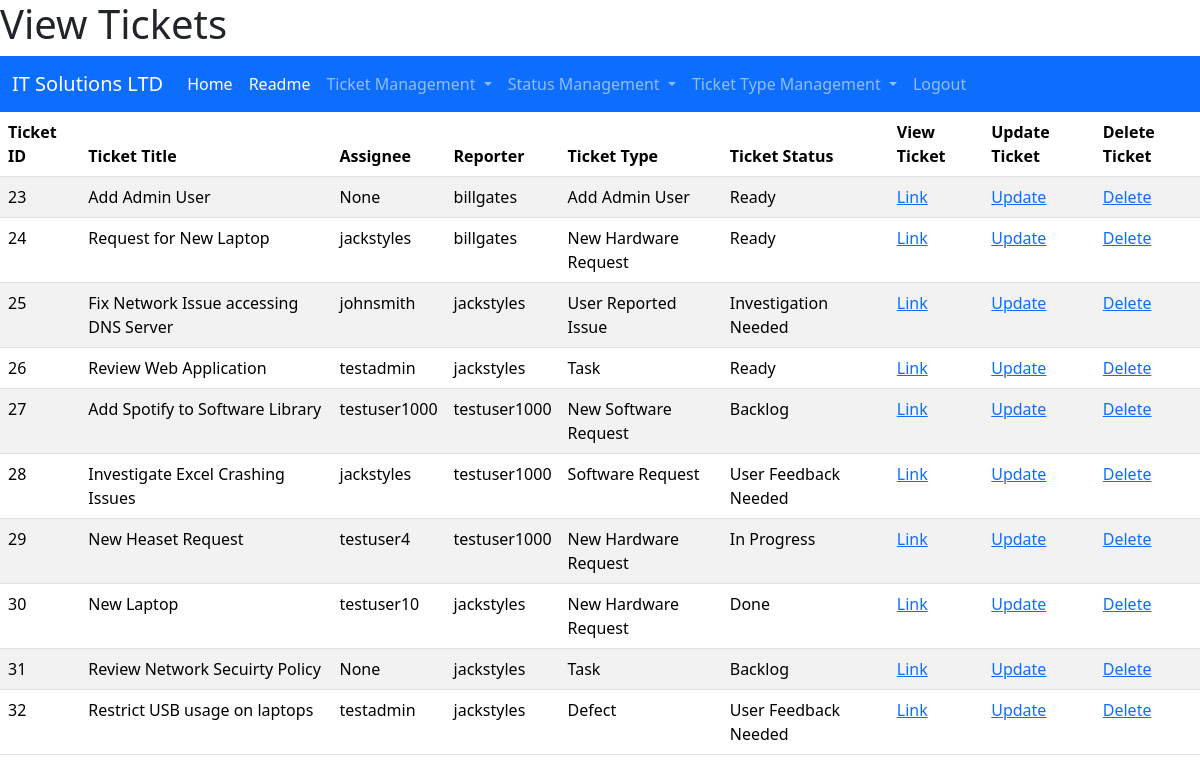
The page /view_tickets/ (signed in) on the database its author committed.
### myapp/models.py (models this page shows)
class Ticket(models.Model):
    ticket_id = models.AutoField(primary_key=True, null=False)
    ticket_title = models.CharField(max_length=100, null=False)
    ticket_info = models.CharField(max_length=2000, blank=True, null=True)
    assignee = models.ForeignKey(User, blank=True, on_delete=models.CASCADE, null=True)
    status = models.ForeignKey(Status, on_delete=models.CASCADE, null=True)
    type = models.ForeignKey(TicketType, on_delete=models.CASCADE, null=True)
    date_reported = models.DateField(null=False)
    date_due = models.DateField(blank=True, null=True)
    reporter_id = models.PositiveIntegerField(null=False, default=0)

class TicketType(models.Model):
    type_name = models.CharField(max_length=20, null=False, primary_key=True)
    type_description = models.CharField(max_length=100, blank=True, null=True)
    reporter_id = models.PositiveIntegerField(null=False, default=0)
    def __str__(self):
        return self.type_name

class Status(models.Model):
    status_name = models.CharField(max_length=20, primary_key=True, null=False)
    status_description = models.CharField(max_length=100, blank=True, null=True)
    reporter_id = models.PositiveIntegerField(null=False, default=0)
    def __str__(self) -> str:
        return self.status_name

### myapp/views.py (the view)
# urls.py: path("view_tickets/", views.ViewTickets, name="View Tickets"),
@login_required(login_url="/login")
def ViewTickets(request):
    items = []
    for ticket in Ticket.objects.all():
        try:
            reporter = User.objects.get(id=ticket.reporter_id).username
        except:
            reporter = "None"
        can_update = can_user_update_ticket(request, ticket)
        items.append({"ticket": ticket, "reporter": reporter, "can_update": can_update})
    return render(request, "myapp/display_tickets.html", {"items": items})

### myapp/views.py (called while the page is built)
def can_user_update_ticket(request, ticket: Ticket) -> bool:
    try:
        return (
            request.user.id == ticket.reporter_id
            or request.user.is_superuser
            or request.user.id == ticket.assignee.id
        )
    except:
        return False

### myapp/templates/myapp/display_tickets.html (shortened to what this page needs)
{% extends "myapp/base.html" %}
{% block title %}
<h1>View Tickets</h1>
{% endblock %}
{% block content %}
    <table class="table table-striped">
        <thead>
            <tr>
                <th>Ticket ID</th>
                <th>Ticket Title</th>
                <th>Assignee</th>
                <th>Reporter</th>
                <th>Ticket Type</th>
                <th>Ticket Status</th>
                <th>View Ticket</th>
                <th>Update Ticket</th>
                {% if user.is_superuser %}
                <th> Delete Ticket</th>
                {% endif %}
            </tr>
        </thead>
        <tbody>
            {% for item in items %}
                <tr scope="row">
                    <td> {{item.ticket.ticket_id}} </td>
                    <td> {{item.ticket.ticket_title}} </td>
                    <td> {{item.ticket.assignee}} </td>
                    <td> {{item.reporter}} </td>
                    <td> {{item.ticket.type}} </td>
                    <td> {{item.ticket.status}} </td>
                    <td> <a href="/view_ticket/{{item.ticket.ticket_id}}"> Link </a> </td>
                    {% if item.can_update %}
                    <td> <a href="/update_ticket/{{item.ticket.ticket_id}}"> Update </a> </td>
                    {% else %}
                    <td>Cannot Update</td>
                    {% endif %}
                    {% if user.is_superuser %}
                    <td> <a href="/delete_ticket/{{item.ticket.ticket_id}}"> Delete </a> </td>
                    {% endif %}
                </tr>
            {% endfor %}
        </tbody>
    </table>
{% endblock %}

### rows shown on the page
Ticket: ticket.ticket_id "23", ticket.ticket_title "Add Admin User", ticket.assignee "None", reporter "billgates", ticket.type "Add Admin User", ticket.status "Ready"
Ticket: ticket.ticket_id "24", ticket.ticket_title "Request for New Laptop", ticket.assignee "jackstyles", reporter "billgates", ticket.type "New Hardware Request", ticket.status "Ready"
Ticket: ticket.ticket_id "25", ticket.ticket_title "Fix Network Issue accessing DNS Server", ticket.assignee "johnsmith", reporter "jackstyles", ticket.type "User Reported Issue", ticket.status "Investigation Needed"
Ticket: ticket.ticket_id "26", ticket.ticket_title "Review Web Application", ticket.assignee "testadmin", reporter "jackstyles", ticket.type "Task", ticket.status "Ready"
Ticket: ticket.ticket_id "27", ticket.ticket_title "Add Spotify to Software Library", ticket.assignee "testuser1000", reporter "testuser1000", ticket.type "New Software Request", ticket.status "Backlog"
Ticket: ticket.ticket_id "28", ticket.ticket_title "Investigate Excel Crashing Issues", ticket.assignee "jackstyles", reporter "testuser1000", ticket.type "Software Request", ticket.status "User Feedback Needed"
Ticket: ticket.ticket_id "29", ticket.ticket_title "New Heaset Request", ticket.assignee "testuser4", reporter "testuser1000", ticket.type "New Hardware Request", ticket.status "In Progress"
Ticket: ticket.ticket_id "30", ticket.ticket_title "New Laptop", ticket.assignee "testuser10", reporter "jackstyles", ticket.type "New Hardware Request", ticket.status "Done"
Ticket: ticket.ticket_id "31", ticket.ticket_title "Review Network Secuirty Policy", ticket.assignee "None", reporter "jackstyles", ticket.type "Task", ticket.status "Backlog"
Ticket: ticket.ticket_id "32", ticket.ticket_title "Restrict USB usage on laptops", ticket.assignee "testadmin", reporter "jackstyles", ticket.type "Defect", ticket.status "User Feedback Needed"
